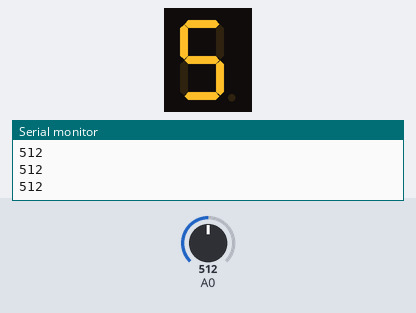
The sketch below on a simulated Arduino Uno, built with avr-gcc and run on an emulated ATmega328P. Parts: 1-digit seven-segment display, the last lines printed to the serial monitor. Wiring (inferred from the names in the program): 1-digit 7-segment display, segments lit when HIGH: segments pin 2, pin 3, pin 4, pin 5, pin 6, pin 7, pin 8, pin 9. Inputs (shaded band) come from the test bench; at power-on: A0 = 512. The segment pins are drawn as the display they are named for.

Above: at 1.3 s.
1.4 s: A0 set to 490
At 3.2 s:
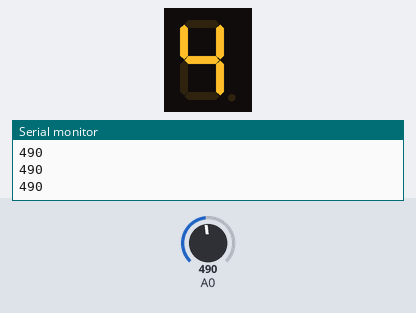
3.5 s: A0 set to 306
At 4.7 s:
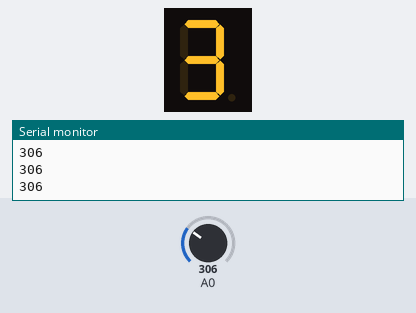
5.5 s: A0 set to 230
At 6.3 s:
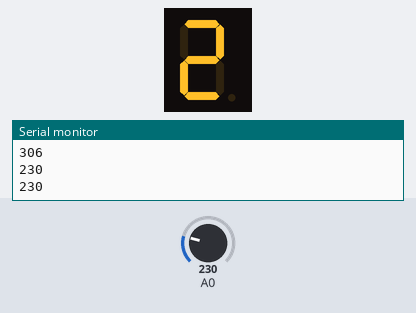
Timing chart, 0 to 8.5 s (numbered marks = the images above; inputs shaded):
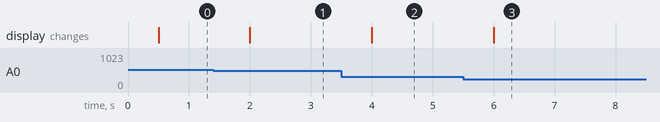

The sketch:

Display_7_seg.ino
```cpp
   int a = 2;
   int b = 3;
   int c = 4;
   int d = 5;
   int e = 6;
   int f = 7;
   int g = 8;
   int dot = 9;


void setup()
{
  Serial.begin (9600);
  pinMode(A0, INPUT);
  pinMode(a, OUTPUT);
  pinMode(b, OUTPUT);
  pinMode(c, OUTPUT);
  pinMode(d, OUTPUT);
  pinMode(e, OUTPUT);
  pinMode(f, OUTPUT);
  pinMode(g, OUTPUT);
  pinMode(dot, OUTPUT);


}

void loop()
{

  int pot = analogRead(A0);
  Serial.println(pot);
  delay(500);

  if (pot == 0 ){

// número 0
  digitalWrite(a, HIGH);
  digitalWrite(b, HIGH);
  digitalWrite(c, HIGH);
  digitalWrite(d, HIGH);
  digitalWrite(e, HIGH);
  digitalWrite(f, HIGH);
  digitalWrite(g, LOW);

  }

  else if (pot > 0 && pot <120){

// número 1
  digitalWrite(a, LOW);
  digitalWrite(b, HIGH);
  digitalWrite(c, HIGH);
  digitalWrite(d, LOW);
  digitalWrite(e, LOW);
  digitalWrite(f, LOW);
  digitalWrite(g, LOW);


  }

    else if (pot >= 120 && pot <240){

//número 2
  digitalWrite(a, HIGH);
  digitalWrite(b, HIGH);
  digitalWrite(c, LOW);
  digitalWrite(d, HIGH);
  digitalWrite(e, HIGH);
  digitalWrite(f, LOW);
  digitalWrite(g, HIGH);


  }

  else if (pot >= 240 && pot <360){

//número 3
  digitalWrite(a, HIGH);
  digitalWrite(b, HIGH);
  digitalWrite(c, HIGH);
  digitalWrite(d, HIGH);
  digitalWrite(e, LOW);
  digitalWrite(f, LOW);
  digitalWrite(g, HIGH);


  }

  else if (pot >=360 && pot < 500){

//número 4
  digitalWrite(a, LOW);
  digitalWrite(b, HIGH);
  digitalWrite(c, HIGH);
  digitalWrite(d, LOW);
  digitalWrite(e, LOW);
  digitalWrite(f, HIGH);
  digitalWrite(g, HIGH);
  }

  else if (pot >= 500 && pot < 620){

//número 5
  digitalWrite(a, HIGH);
  digitalWrite(b, LOW);
  digitalWrite(c, HIGH);
  digitalWrite(d, HIGH);
  digitalWrite(e, LOW);
  digitalWrite(f, HIGH);
  digitalWrite(g, HIGH);
  }

  else if (pot >= 620 && pot < 740){

//número 6
  digitalWrite(a, HIGH);
  digitalWrite(b, LOW);
  digitalWrite(c, HIGH);
  digitalWrite(d, HIGH);
  digitalWrite(e, HIGH);
  digitalWrite(f, HIGH);
  digitalWrite(g, HIGH);
  }

  else if (pot >= 740 && pot < 860){

//número 7
  digitalWrite(a, HIGH);
  digitalWrite(b, HIGH);
  digitalWrite(c, HIGH);
  digitalWrite(d, LOW);
  digitalWrite(e, LOW);
  digitalWrite(f, LOW);
  digitalWrite(g, LOW);
  }

   else if (pot >= 860 && pot < 980){

//número 8
  digitalWrite(a, HIGH);
  digitalWrite(b, HIGH);
  digitalWrite(c, HIGH);
  digitalWrite(d, HIGH);
  digitalWrite(e, HIGH);
  digitalWrite(f, HIGH);
  digitalWrite(g, HIGH);
  }


  else {

//número 9
  digitalWrite(a, HIGH);
  digitalWrite(b, HIGH);
  digitalWrite(c, HIGH);
  digitalWrite(d, HIGH);
  digitalWrite(e, LOW);
  digitalWrite(f, HIGH);
  digitalWrite(g, HIGH);
  }
}
```

Measured:
- after the input at 1.4 s, the display: changes after 0.60 s (image 1)
- after the input at 3.5 s, the display: changes after 0.50 s (image 2)
- after the input at 5.5 s, the display: changes after 0.50 s (image 3)
